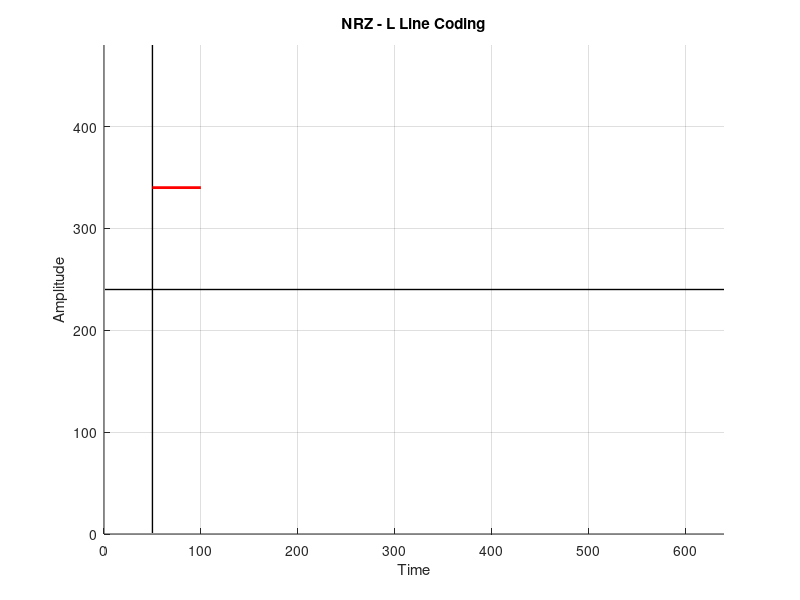

This chart was generated by the following MATLAB code:
clear all;
clc;

% Define plot dimensions
xmax = 640;
ymax = 480;

% Input binary string
str = input('Enter the binary string: ', 's');

% Plot the reference axes
figure;
line([50 50], [1 ymax], 'Color', 'k', 'LineWidth', 1); % Vertical reference line
line([1 xmax], [ymax/2 ymax/2], 'Color', 'k', 'LineWidth', 1); % Horizontal reference line
hold on;

% Parameters
l = length(str); % Length of binary string
x = 50; % Initial x-coordinate
y1 = 340; % Voltage for binary '0'
y2 = 140; % Voltage for binary '1'

% Generate the NRZ-L waveform
for n = 1:l
    if str(n) == '1'
        % Draw high line for '1'
        line([x x+50], [y2 y2], 'Color', 'b', 'LineWidth', 2);
    else
        % Draw low line for '0'
        line([x x+50], [y1 y1], 'Color', 'r', 'LineWidth', 2);
    end
    
    % Update x-coordinate
    x = x + 50;
    
    % Draw vertical transition if the next bit is different
    if n < l && str(n) ~= str(n+1)
        line([x x], [y1 y2], 'Color', 'k', 'LineWidth', 1);
    end
end

% Add labels and title
title('NRZ - L Line Coding');
xlabel('Time');
ylabel('Amplitude');
xlim([0 xmax]);
ylim([0 ymax]);
grid on;
hold off;
